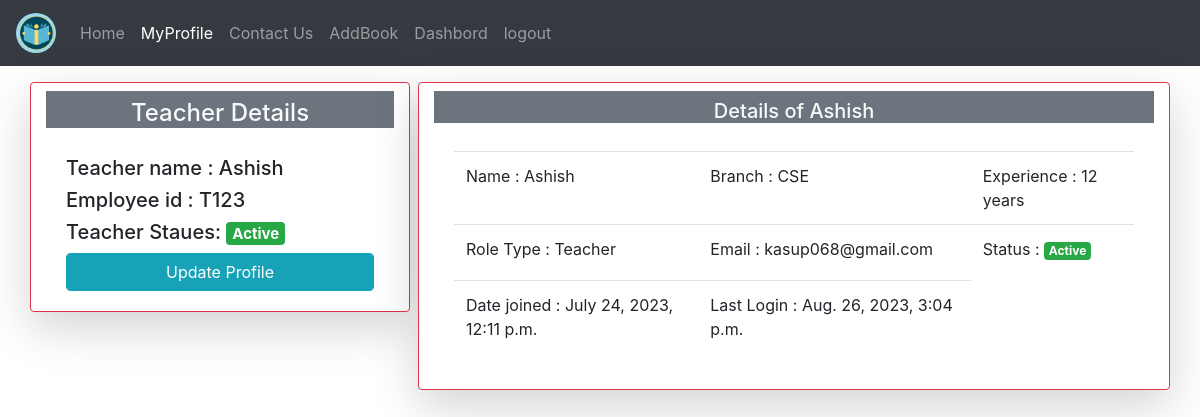
Screenshot of /teachprof/ (signed in) with the database file from the repository.
### LibraryApp/models.py (models this page shows)
class User(AbstractUser):
	rt = [
		(0,'Guest'),
		(1,'Student'),
		(2,'Teacher'),
	]
	eid = models.CharField(max_length=20)
	role_type = models.IntegerField(default=0)

class TeacherProfile(models.Model):
	g = [
		("k","Select Your Gender"),
		('M',"Male"),
		("F","Female")
		]
	b = [
		('G','----- Select Branch -----'),
		('CSE','Computer Science and Engineering'),
		('ECE','Electrical and Communication Engineering'),
		('EEE','Electrical and Electronics Engineering'),
		('CIVIL','Civil Engineering'),
		('MECH','Mechanical Engineering')
	]
	tage = models.IntegerField()
	tgen = models.CharField(max_length=5,default='k',choices=g)
	tbranch = models.CharField(max_length=50,default='G',choices=b)
	texpr = models.IntegerField()
	tdesg = models.CharField(max_length=50)
	tstatus = models.BooleanField(default=0)
	tch = models.OneToOneField(User,on_delete=models.CASCADE)

### LibraryApp/views.py (the view)
# urls.py: path('teachprof/',views.techprof,name='teachprof'),
def techprof(request):
    return render(request,'html/teachprof.html')

### templates/html/teachprof.html (shortened to what this page needs)
{% extends 'html/base.html' %}
{% block content %}
<div class="row">
    <div class="col-md-4 card mr-2 h-50 shadow-lg border rounded border-danger">
        <h4 class="bg-secondary text-light mt-2 pt-2 text-center">Teacher Details</h4>
        <div class="card-body">
            <h5>Teacher name  : {{request.user.username}}</h5>
            <h5>Employee id   : {{request.user.eid}}</h5>
            <h5>Teacher Staues: {% if request.user.teacherprofile.tstatus == 1 %}<span class="badge badge-success">Active</span>{% else %}<span class="badge badge-danger">InActive</span>{% endif %}</h5>
            <a href="{% url 'updatet' %}" class="btn btn-info form-control">Update Profile</a>
        </div>
    </div>
    {% if request.user.teacherprofile.tstatus == 1 %}
    <div class="col card shadow-lg  rounded border-danger">
        <h5  class="bg-secondary text-light mt-2 pt-2 text-center">Details of {{request.user.username}}</h5>
        <div class="card-body">
            <table class="table">
                 <tr class="">
                     <td>Name : {{request.user.username}} </td>
                     <td>Branch : {{request.user.teacherprofile.tbranch}}</td>
                     <td>Experience : {{request.user.teacherprofile.texpr}} years</td>
                 </tr>
                 <tr>
                     <td>Role Type : {% if request.user.role_type == 2 %} Teacher
                                     {% endif %}
                     </td>
                     <td>Email : {{request.user.email}}</td>
                     <td>Status : {% if request.user.is_active == 1 %}
                         <h5 class="badge badge-success">Active</h5>
                         {% else %}
                         <span class="badge badge-danger">InActive</span>
                         {% endif %}</td>
                 </tr>
                 <tr>
                     <td>Date joined : {{request.user.date_joined}}</td>
                     <td>Last Login  : {{request.user.last_login}}</td>
                 </tr>
            </table>
         </div>
    </div>
    {% endif %}
</div>
{% endblock %}

### rows the page displays
User: user.username "Ashish", user.eid "T123", user.teacherprofile.tbranch "CSE", user.teacherprofile.texpr "12", user.email "kasup068@gmail.com", user.date_joined "July 24, 2023, 12:11 p.m.", user.last_login "Aug. 26, 2023, 3:04 p.m."
